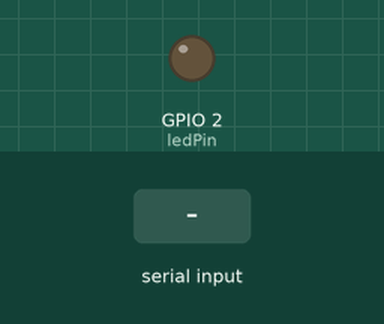
Recording of a sketch running on a simulated ESP32. Parts: output pins drawn as LEDs (lit = HIGH). The test bench sets the inputs (shaded band). Nothing arrives over Bluetooth unless stated.

Above: at 1.2 s.
1.3 s: "1" received over the second serial link
At 1.9 s:
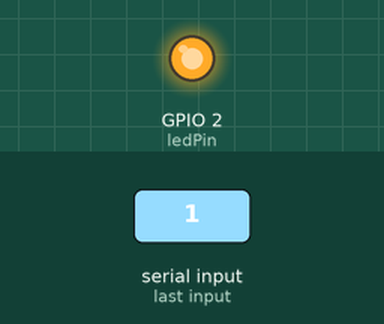
2.8 s: "0" received over the second serial link
At 3.4 s:
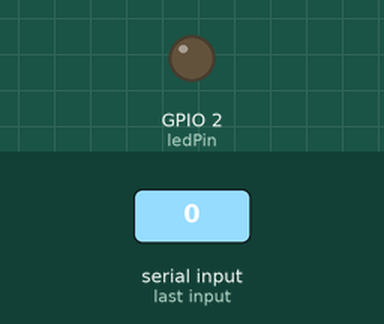
Timing chart, 0 to 5.8 s (numbered marks = the images above; inputs shaded):
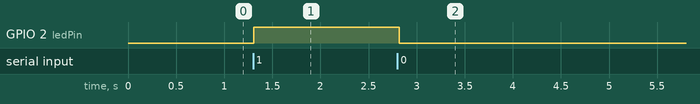

Measured:
- after the input at 1.3 s, GPIO 2 (ledPin): LOW → HIGH at once
- after the input at 2.8 s, GPIO 2 (ledPin): HIGH → LOW at once

The sketch:

FuncionamentoBluethothMk1.ino
```cpp
#include <BluetoothSerial.h>

BluetoothSerial SerialBT;
int ledPin = 2;

void setup() {
  pinMode(ledPin, OUTPUT);
  SerialBT.begin("ESP32 Bluetooth"); // Set the Bluetooth name
}

void loop() {
  if (SerialBT.available()) {
    char value = SerialBT.read();
    if (value == '1') {
      digitalWrite(ledPin, HIGH); // Turn on the LED
    } else if (value == '0') {
      digitalWrite(ledPin, LOW); // Turn off the LED
    }
  }
  delay(20);
}
```
